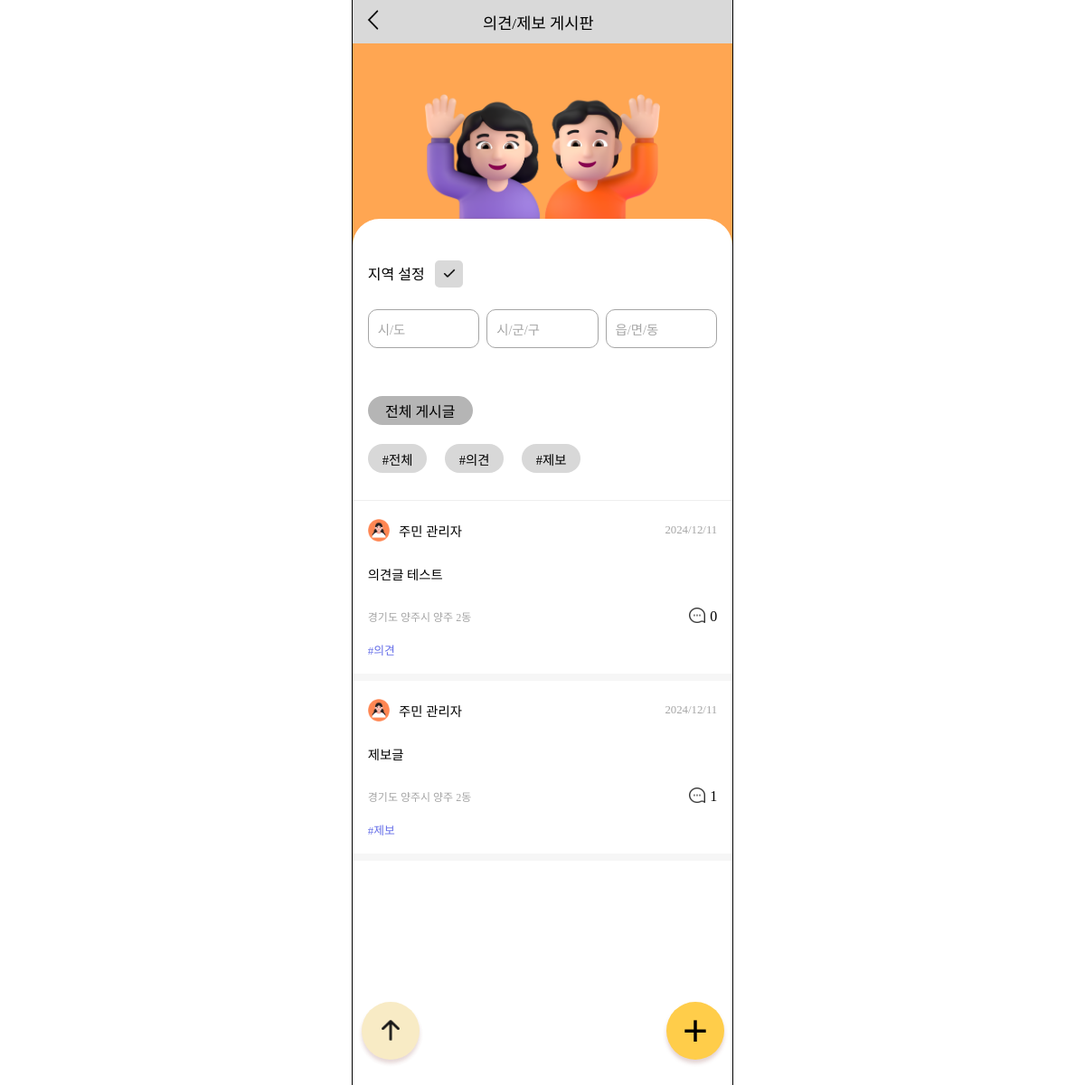
The app's page /boards/people-board/ (signed in) with its own data.
### boards/models.py (models this page shows)
class Board(models.Model):
    user = models.ForeignKey(settings.AUTH_USER_MODEL, on_delete=models.CASCADE)
    region_sido = models.CharField(null=False, max_length=30, blank=False)
    region_sigungu = models.CharField(null=False, max_length=30, blank=False)
    region_dong = models.CharField(null=False, max_length=30, blank=False)
    created_at = models.DateTimeField(auto_now_add=True)
    image_path = models.ImageField(upload_to='boards/', null=True, blank=True)
    content = models.TextField(null=False, blank=False)
    board_type = models.ForeignKey(BoardType, on_delete=models.CASCADE, null=False, blank=False)

class BoardType(models.Model):
    type_name = models.CharField(max_length=10, null=False, blank=False)

### accounts/models.py (models this page shows, shortened)
class Member(AbstractBaseUser):
    user_id = models.CharField(primary_key=True, max_length=15, null=False, blank=False, unique=True)
    email = models.EmailField(max_length=100, null=False, blank=False, unique=True)
    nickname = models.CharField(null=False, max_length=8, blank=False)
    region_sido = models.CharField(null=False, max_length=30, blank=False)
    region_sigungu = models.CharField(null=False, max_length=30, blank=False)
    region_dong = models.CharField(null=False, max_length=30, blank=False)
    member_type = models.ForeignKey(MemberType, on_delete=models.CASCADE, null=False, blank=False)
    is_active = models.BooleanField(default=True)
    is_admin = models.BooleanField(default=False)
    objects = UserManager()
    USERNAME_FIELD = 'user_id'
    REQUIRED_FIELDS = ['email', 'nickname', 'region_sido', 'region_sigungu', 'region_dong', 'member_type']
    def __str__(self):
        return self.user_id

class MemberType(models.Model):
    type_name = models.CharField(max_length=10)
    def __str__(self):
        return self.type_name

### boards/views.py (the view)
# urls.py: path('people-board/', views.people_board, name='people_board'),
def people_board(request):
    sido = ''
    sigungu = ''
    dong = ''
    if request.method == 'POST':
        sido = request.POST.get('sido')
        sigungu = request.POST.get('sigungu')
        dong = request.POST.get('dong')
        boards = Board.objects.filter(region_sido=sido, region_sigungu=sigungu, region_dong=dong).order_by(
            '-created_at')
    else:
        boards = Board.objects.filter(board_type__in=[2, 3]).order_by('-created_at')
    user = Member.objects.get(user_id=request.user)
    comments = Comment.objects.all()
    for board in boards:
        board.comment_count = Comment.objects.filter(board=board).count()
    for board in boards:
        if len(board.content) > 150:
            board.short_content = board.content[:150]
        else:
            board.short_content = board.content
    context = {
        'boards': boards,
        'user': user,
        'comments': comments,
        'sido': sido,
        'sigungu': sigungu,
        'dong': dong,
    }
    return render(request, 'boards/people_board_main.html', context)

### templates/boards/people_board_main.html (shortened to what this page needs)
<!DOCTYPE html>
{% load static %}
<html lang="ko">
<head>
    <link rel="stylesheet" href="{% static 'css/people_board_main.css' %}">
    <link rel="stylesheet" as="style" crossorigin href="https://cdn.jsdelivr.net/gh/ungveloper/web-fonts/SCoreDream/font-face.css" />
    <link rel="stylesheet" as="style" crossorigin href="https://cdn.jsdelivr.net/gh/ungveloper/web-fonts/SCoreDream/font-family.css" />
</head>
<body>
    <div class="container-content">
        <div class="contents">
            <div class="test">
                <div class="top-block">
                    <div>
                        <a href="{% url 'home' %}"><img src="{% static 'image/back.png' %}" alt=""></a>
                    </div>
                    <div class="title">의견/제보 게시판</div>
                </div>
                <div class="img-block">
                    <img src="{% static 'image/people-group.png' %}" alt="">
                </div>
                <div class="board-block">
                    <form class="region-block" method="post" action="{% url 'boards:people_board' %}">
                        <div class="block-title">
                            지역 설정
                            <button type="submit" class="check-btn"><img src="{% static 'image/check.png' %}" alt=""></button>
                        </div>
                        <div class="region">
                            <div class="custom-select" id="sido-select">
                                <div class="select-selected">{{ sido|default:'시/도' }}</div>
                            </div>
                            <div class="custom-select" id="sigugun-select">
                                <div class="select-selected">{{ sigungu |default:'시/군/구' }}</div>
                            </div>
                            <div class="custom-select" id="dong-select">
                                <div class="select-selected">{{ dong|default:'읍/면/동' }}</div>
                            </div>
                        </div>
                        <a href="{% url 'boards:people_board' %}" class="all-link">
                            <div class="all-board">전체 게시글</div>
                        </a>
                    </form>
                    <div class="post-type-select">
                        <div class="select-all">#전체</div>
                        <div class="select-idea">#의견</div>
                        <div class="select-report">#제보</div>
                    </div>
                    {% for board in boards %}
                        <div class="post-block">
                            <a href="{% url 'boards:people_board_detail' board.id %}">
                                <div class="post-header">
                                    <div class="user-profile">
                                        <div class="user-img"><img src="{% static 'image/people_profile.png' %}" alt=""></div>
                                        <div class="user-name">{{ board.user.member_type }} <span class="text-strong">{{ board.user.nickname }}</span></div>
                                    </div>
                                    <div class="post-date">{{ board.created_at|date:"Y/m/d"  }}</div>
                                </div>
                                <div class="post-content">
                                    {{ board.short_content }}
                                </div>
                                <div class="post-footer">
                                    <div class="post-region">{{ board.region_sido }} {{ board.region_sigungu }} {{ board.region_dong }}</div>
                                    <div class="comment">
                                        <div class="comment-img">
                                            <img src="{% static 'image/speech-bubble.png' %}" alt="">
                                        </div>
                                        <div>{{ board.comment_count }}</div>
                                    </div>
                                </div>
                                <div class="post-type">#{{ board.board_type.type_name }}</div>
                            </a>
                        </div>
                        <div class="gap-block"></div>
                    {% endfor %}
                </div>
                {% if user.member_type.id == 1 %}
                    <a href="{% url 'boards:people_board_write' %}">
                        <button type="button" class="write-btn">
                            &#43;
                        </button>
                    </a>
                {% endif %}
                <a href="#">
                    <button type="button" class="up-btn">
                        <img src="{% static 'image/up.png' %}" alt="">
                    </button>
                </a>
            </div>
        </div>
    </div>
</body>
</html>

### static/css/people_board_main.css (style rules this page uses)
body { padding: 0; margin: 0; height: 100%; }
.container-content { font-family: 'SCoreDream'; font-weight: 400; outline: 1px solid black; width: 420px; height: 100%; margin: 0 auto; display: flex; flex-direction: column; padding-bottom: 300px; z-index: 0; position: relative; }
.contents { width: 100%; display: flex; flex-direction: column; background-color: #FFA652; height: 100%; }
.top-block { height: 3rem; background-color: #D9D9D9; display: flex; flex-direction: row; justify-content: left; align-items: center; flex-shrink: 0; }
.top-block img { width: 1.7rem; margin-left: 1rem; }
.title { font-weight: 500; font-size: 1.1rem; margin-left: 24%; }
.test { height: 100%; }
.img-block { padding-top: 13%; background-color: #FFA652; }
.img-block > img { width: 70%; display: block; margin: 0 auto; }
.board-block { height: 100%; background-color: white; border-radius: 30px 30px 0 0; padding-top: 7%; }
.region-block { padding: 4% 4% 1% 4%; }
.block-title { margin-bottom: 6%; }
.region { display: flex; flex-direction: row; justify-content: space-between; }
.custom-select { position: relative; margin-bottom: 15px; width: 32%; }
.select-selected { padding: 10px; border: 1px solid #A5A5A5; cursor: pointer; border-radius: 10px; color: #a5a5a5; font-size: 0.9rem; }
.check-btn { width: 8%; margin-left: 2%; background-color: #D9D9D9; border: none; border-radius: 5px; padding: 1.5% 2%; cursor: pointer; }
.check-btn > img { width: 100%; }
.all-board { margin-top: 10%; background-color: #b5b5b5; text-align: center; align-content: center; width: 30%; height: 2rem; border-radius: 25px; }
.all-link { color: black; text-decoration: none; }
.post-type-select { padding: 4%; display: flex; flex-direction: row; align-items: center; border-bottom: 1px solid #EFEFEF; padding-bottom: 7%; }
.post-type-select > div { margin-right: 5%; background-color: #D8D8D8; border-radius: 25px; width: 17%; height: 2rem; text-align: center; font-size: 0.9rem; align-content: center; cursor: pointer; }
.post-block { padding: 4%; }
.post-block a { text-decoration: none; color: black; }
.post-header { display: flex; flex-direction: row; justify-content: space-between; align-items: center; margin-bottom: 5%; }
.user-profile { display: flex; flex-direction: row; align-items: center; }
.user-img { width: 12%; margin: 2% 5% 0 0; }
.user-profile img { width: 100%; }
.post-date { font-size: 0.8rem; color: #A5A5A5; }
.user-name { font-size: 0.9rem; }
.text-strong { font-weight: 500; }
.post-content { word-break: break-all; line-height: 1.8rem; margin-bottom: 5%; font-size: 0.9rem; }
.post-footer { display: flex; flex-direction: row; justify-content: space-between; align-items: center; margin-bottom: 4%; }
.comment { display: flex; flex-direction: row; justify-content: right; align-items: center; }
.comment-img { width: 22%; margin-right: 7%; }
.comment-img img { width: 100%; margin-top: 10%; opacity: 0.8; }
.post-region { color: #A5A5A5; font-size: 0.75rem; }
.gap-block { background-color: #F6F6F6; height: 8px; }
.post-type { color: #656EE8; font-size: 0.8rem; }
.write-btn { background-color: #FFCD4A; width: 4rem; height: 4rem; border-radius: 50%; text-align: center; font-size: 3rem; line-height: 3.5rem; box-shadow: 0px 4px 4px 0px rgba(142, 78, 78, 0.25); position: fixed; bottom: 0; margin-bottom: 80px; margin-left: 347px; border: none; z-index: 1; cursor: pointer; }
.up-btn { opacity: 0.9; background-color: #f8e9bf; border: none; width: 4rem; height: 4rem; border-radius: 50%; text-align: center; line-height: 2rem; position: fixed; bottom: 0; margin-bottom: 80px; margin-left: 10px; box-shadow: 0px 4px 4px 0px rgba(142, 78, 78, 0.25); z-index: 1; cursor: pointer; }
.up-btn > img { margin-top: 20%; width: 30px; height: 29px; }

### records on screen
Board: user.member_type "주민", user.nickname "관리자", created_at "2024/12/11", short_content "의견글 테스트", region_sido "경기도", region_sigungu "양주시", region_dong "양주 2동", comment_count "0", board_type.type_name "의견"
Board: user.member_type "주민", user.nickname "관리자", created_at "2024/12/11", short_content "제보글", region_sido "경기도", region_sigungu "양주시", region_dong "양주 2동", comment_count "1", board_type.type_name "제보"

### other values on screen
{{ sido|default:'시/도' }} "시/도"
{{ sigungu |default:'시/군/구' }} "시/군/구"
{{ dong|default:'읍/면/동' }} "읍/면/동"
